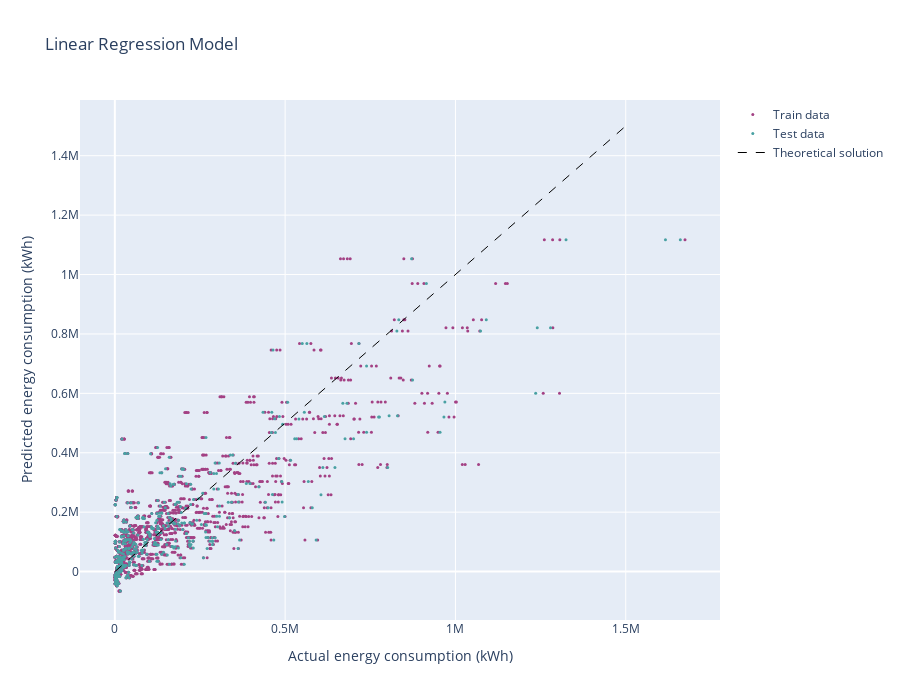

Write notebook code for a chart like this one.
### Markdown cell above
## Linear Regression

### Code cell
X, y = gdf_data[columns_age+columns_sex+columns_income+columns_race+columns_education], gdf_data.energy

X = X.rename(columns=dict_col_names)


X_train, X_test, y_train, y_test = train_test_split(
    X, y, test_size=0.2, random_state=13
)

reg = LinearRegression().fit(X_train, y_train)

fig = go.Figure()

fig.add_trace(go.Scatter(x=y_train, y=reg.predict(X_train),
                    mode='markers',
                    name='Train data',
                    marker = {'color': '#A34184',
                              'size': 3}))

fig.add_trace(go.Scatter(x=y_test, y=reg.predict(X_test),
                    mode='markers',
                    name='Test data',
                    marker = {'color': '#49A1A3',
                              'size': 3}))

fig.add_trace(go.Scatter(x=[0, 1.5e6], y=[0, 1.5e6],
                    mode='lines',
                    name='Theoretical solution',
                    line=dict(color='black', 
                              width=1,
                              dash='dash')))

fig.update_layout(
    width=900,
    height=700,
    title="Linear Regression Model",
    xaxis_title="Actual energy consumption (kWh)", 
    yaxis_title="Predicted energy consumption (kWh)"
)

### Figure 1 — Plotly figure (JSON) as saved in the notebook; plotly's stock layout.template omitted (floating-point values rounded to 4 significant figures; data arrays with more than 128 entries replaced by an {"elided": "..."} marker saying what was removed)
{"data": [{"marker": {"color": "#A34184", "size": 3}, "mode": "markers", "name": "Train data", "type": "scatter", "x": {"elided": "1836 float values"}, "y": {"elided": "1836 float values"}}, {"marker": {"color": "#49A1A3", "size": 3}, "mode": "markers", "name": "Test data", "type": "scatter", "x": {"elided": "460 float values"}, "y": {"elided": "460 float values"}}, {"line": {"color": "black", "dash": "dash", "width": 1}, "mode": "lines", "name": "Theoretical solution", "type": "scatter", "x": [0, 1500000], "y": [0, 1500000]}], "layout": {"height": 700, "title": {"text": "Linear Regression Model"}, "width": 900, "xaxis": {"title": {"text": "Actual energy consumption (kWh)"}}, "yaxis": {"title": {"text": "Predicted energy consumption (kWh)"}}}}
